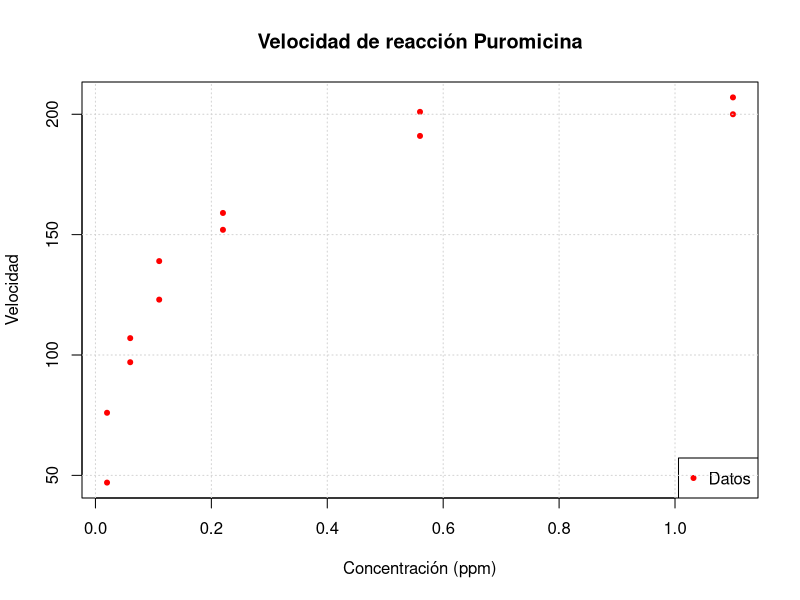
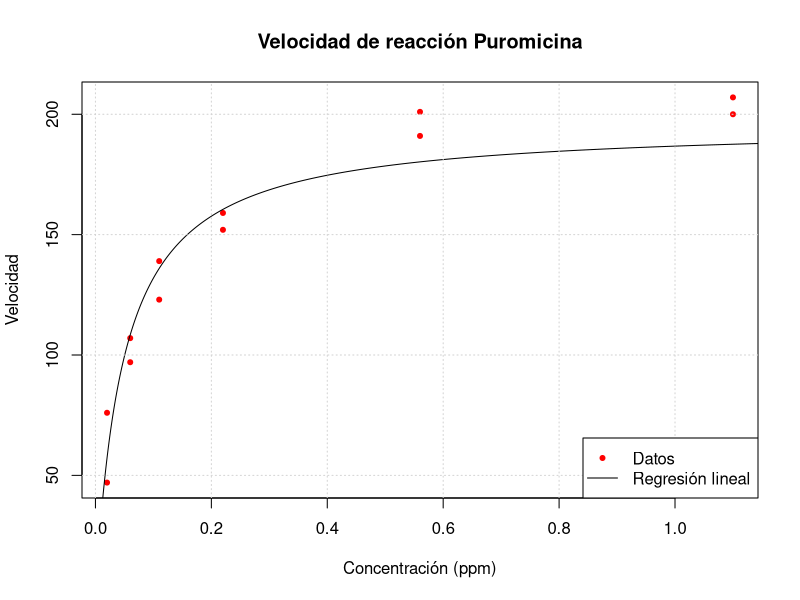
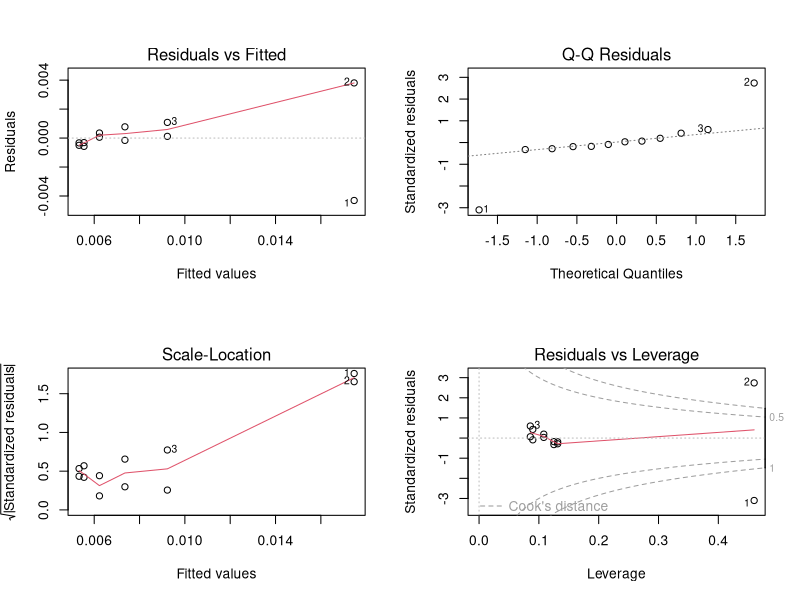
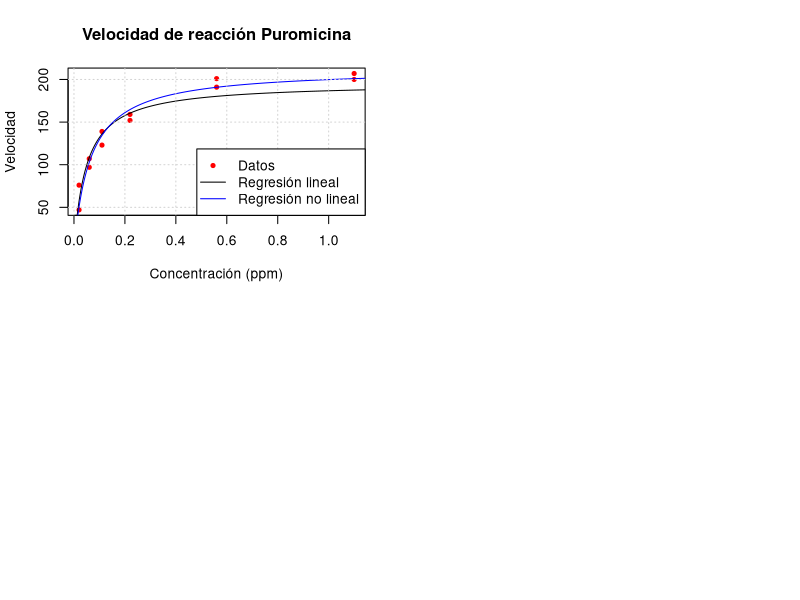
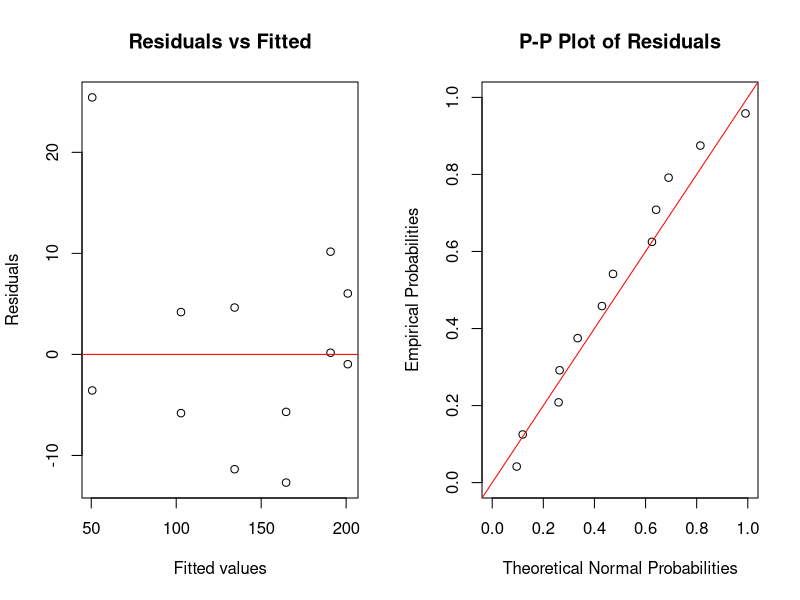
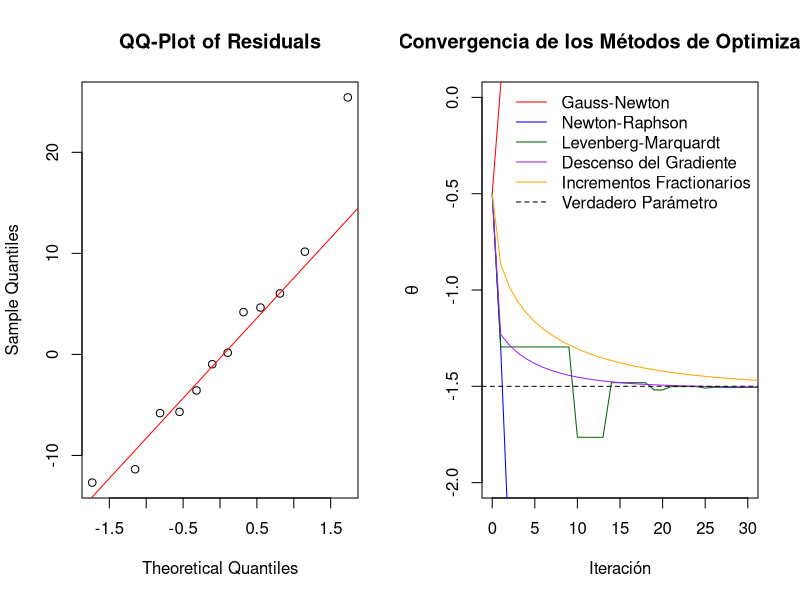

These figures' R source, in order:
## ---- chunk 1
library(dplyr)
library(nortest)
library(MASS)
library(fitdistrplus)
## ---- chunk 2
data(Puromycin)
head(Puromycin)
## ---- chunk 3
data <- Puromycin %>% filter(state == "treated")

plot(data$conc, data$rate, xlab = "Concentración (ppm)", ylab = "Velocidad", main = "Velocidad de reacción Puromicina", pch = 20, col = "red")
legend("bottomright", legend = c("Datos"), col = c("red"), pch = c(20))
grid()
## ---- chunk 4
linearmodel <- lm(I(1 / rate) ~ I(1 / conc), data = data)
summary(linearmodel)
## ---- chunk 5
plot(data$conc, data$rate, xlab = "Concentración (ppm)", ylab = "Velocidad", main = "Velocidad de reacción Puromicina", pch = 20, col = "red")
xslin <- seq(0.001, 1.5, length.out = 1000)
lines(xslin, 1 / (linearmodel$coefficients[1] + linearmodel$coefficients[2] / (xslin)))
grid()
legend("bottomright", legend = c("Datos", "Regresión lineal"), col = c("red", "black"), pch = c(20, NA), lty = c(NA, 1))
## ---- chunk 6
par(mfrow = c(2, 2), oma = c(0, 0, 0, 0))
plot(linearmodel)
## ---- chunk 7
ad.test(linearmodel$residuals)
## ---- chunk 8
unname(c(1 / linearmodel$coefficients[1], linearmodel$coefficients[2] / linearmodel$coefficients[1]))
## ---- chunk 9
nlmodel <- nls(rate ~ Vm * conc / (K + conc), data = data, start = list(Vm = 205, K = 0.08))
summary(nlmodel)
## ---- chunk 10
plot(data$conc, data$rate, xlab = "Concentración (ppm)", ylab = "Velocidad", main = "Velocidad de reacción Puromicina", pch = 20, col = "red")
xslin <- seq(0.001, 1.5, length.out = 1000)
lines(xslin, 1 / (linearmodel$coefficients[1] + linearmodel$coefficients[2] / (xslin)))
lines(xslin, coef(nlmodel)[1] * xslin / (xslin + coef(nlmodel)[2]), col = "blue")
grid()
legend("bottomright", legend = c("Datos", "Regresión lineal", "Regresión no lineal"), col = c("red", "black", "blue"), pch = c(20, NA, NA), lty = c(NA, 1, 1))
## ---- chunk 11
par(mfrow = c(1, 2), oma = c(0, 0, 0, 0))

# Gráfica de residuales

plot(fitted(nlmodel), residuals(nlmodel), main = "Residuals vs Fitted", xlab = "Fitted values", ylab = "Residuals")
abline(h = 0, col = "red")

# PP-plot
residuals <- residuals(nlmodel)
n <- length(residuals)

empirical_probs <- ppoints(n)
empirical_quantiles <- sort(residuals)

theoretical_probs <- pnorm(empirical_quantiles,
  mean = mean(residuals),
  sd = sd(residuals)
)

plot(theoretical_probs, empirical_probs,
  main = "P-P Plot of Residuals",
  xlab = "Theoretical Normal Probabilities",
  ylab = "Empirical Probabilities",
  xlim = c(0, 1), ylim = c(0, 1)
)
abline(0, 1, col = "red") # Reference line (y = x)

qqnorm(residuals, main = "QQ-Plot of Residuals")
qqline(residuals, col = "red")
## ---- chunk 12
ad.test(residuals)
## ---- chunk 13
set.seed(42)

# Datos simulados
n <- 100
x <- seq(0, 2, length.out = n)
true_theta <- -1.5
y <- exp(true_theta * x) + rnorm(n, sd = 0.05)

# Función de suma de mínimos cuadrados
rss <- function(theta) {
  sum((y - exp(theta * x))^2)
}

# Gradiente de suma de mínimos cuadrados
grad_rss <- function(theta) {
  -2 * sum(x * exp(theta * x) * (y - exp(theta * x)))
}

# Hesiano de suma de mínimos cuadrados
hess_rss <- function(theta) {
  2 * sum((x^2) * exp(2 * theta * x) - x^2 * y * exp(theta * x))
}

# 1. Gauss-Newton
gauss_newton <- function(theta0, tol = 1e-6, max_iter = 100) {
  theta <- theta0
  traza <- theta
  for (i in 1:max_iter) {
    f <- exp(theta * x)
    r <- y - f
    J <- -x * f
    H_approx <- sum(J^2)
    g <- sum(J * r)
    delta <- g / H_approx
    theta <- theta + delta
    traza <- c(traza, theta)
    if (abs(delta) < tol) break
  }
  traza
}

# 2. Newton-Raphson
newton_raphson <- function(theta0, tol = 1e-6, max_iter = 100) {
  theta <- theta0
  traza <- theta
  for (i in 1:max_iter) {
    g <- grad_rss(theta)
    H <- hess_rss(theta)
    delta <- -g / H
    theta <- theta + delta
    traza <- c(traza, theta)
    if (abs(delta) < tol) break
  }
  traza
}

# 3. Levenberg-Marquardt
marquardt <- function(theta0, lambda = 0.01, tol = 1e-6, max_iter = 100) {
  theta <- theta0
  traza <- theta
  for (i in 1:max_iter) {
    g <- grad_rss(theta)
    H <- hess_rss(theta)
    H_lm <- H + lambda * abs(H) # Damping
    delta <- -g / H_lm
    theta_new <- theta + delta
    if (rss(theta_new) < rss(theta)) {
      theta <- theta_new
      lambda <- lambda / 2
    } else {
      lambda <- lambda * 2
    }
    traza <- c(traza, theta)
    if (abs(delta) < tol) break
  }
  traza
}

# 4. Descenso del gradiente
steepest_descent <- function(theta0, alpha = 0.02, tol = 1e-6, max_iter = 100) {
  theta <- theta0
  traza <- theta
  for (i in 1:max_iter) {
    grad <- grad_rss(theta)
    theta_new <- theta - alpha * grad
    traza <- c(traza, theta_new)
    if (abs(theta_new - theta) < tol) break
    theta <- theta_new
  }
  traza
}

# 5. Incrementos fracionarios
fractional_increments <- function(theta0, alpha = 0.01, delta = 1e-4, tol = 1e-6, max_iter = 100) {
  theta <- theta0
  traza <- theta
  for (i in 1:max_iter) {
    f0 <- rss(theta)
    f1 <- rss(theta + delta)
    slope <- (f1 - f0) / delta
    theta_new <- theta - alpha * slope
    traza <- c(traza, theta_new)
    if (abs(theta_new - theta) < tol) break
    theta <- theta_new
  }
  traza
}

# Valor inicial
theta0 <- -0.5

# Correr todos los métodos
trazas <- list(
  "Gauss-Newton" = gauss_newton(theta0),
  "Newton-Raphson" = newton_raphson(theta0),
  "Levenberg-Marquardt" = marquardt(theta0),
  "Descenso del Gradiente" = steepest_descent(theta0),
  "Incrementos Fractionarios" = fractional_increments(theta0)
)

# Gráfica
colores <- c("red", "blue", "darkgreen", "purple", "orange", "black")
plot(NA,
  xlim = c(0, 30), ylim = c(-2, 0),
  xlab = "Iteración", ylab = expression(theta),
  main = "Convergencia de los Métodos de Optimización"
)

legend("topright", legend = c(names(trazas), "Verdadero Parámetro"), col = colores, lty = c(rep(1, 5), 2), bty = "n")

for (i in seq_along(trazas)) {
  lines(0:(length(trazas[[i]]) - 1), trazas[[i]], type = "l", col = colores[i])
}

abline(h = true_theta, col = "black", lty = 2)
